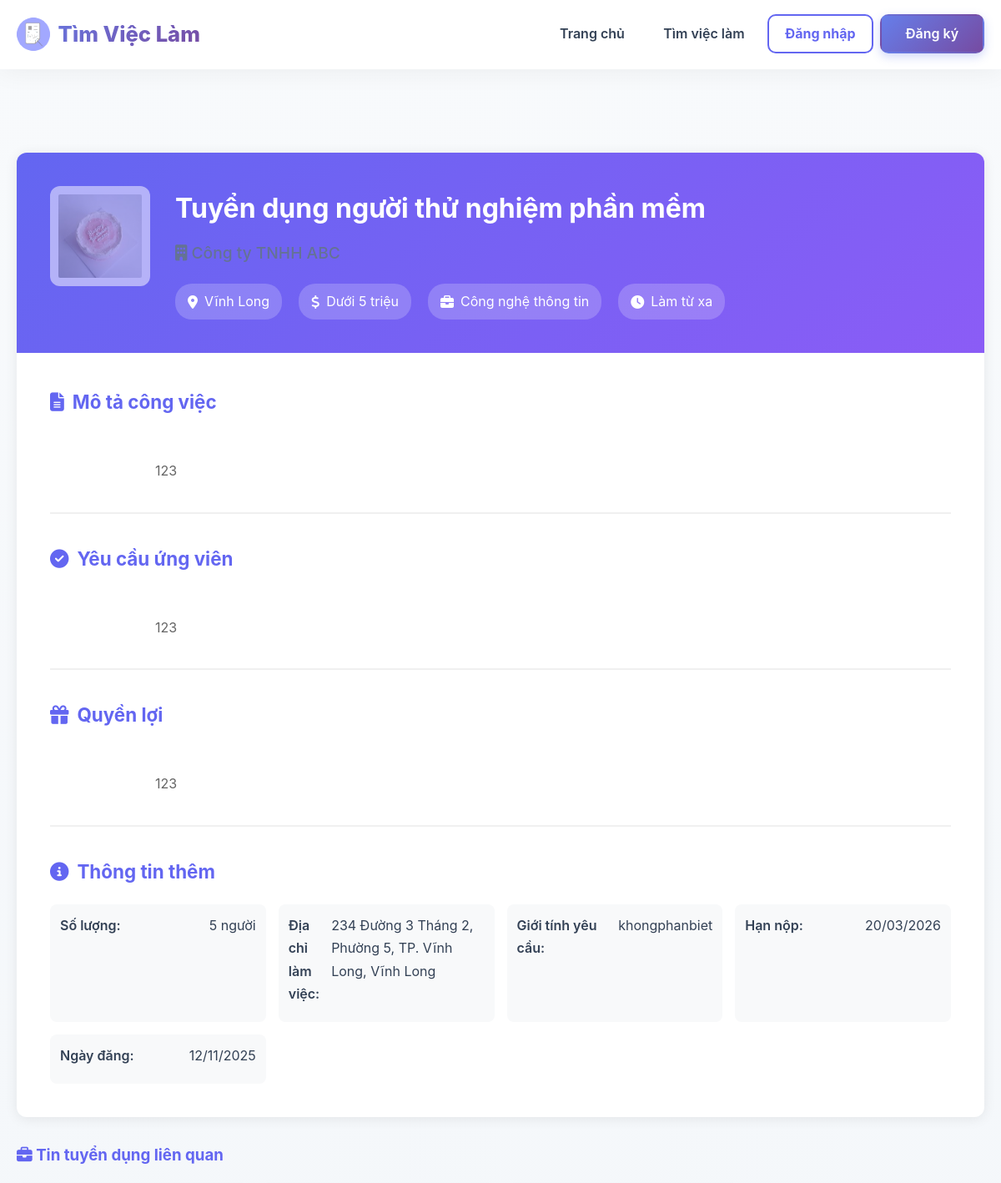
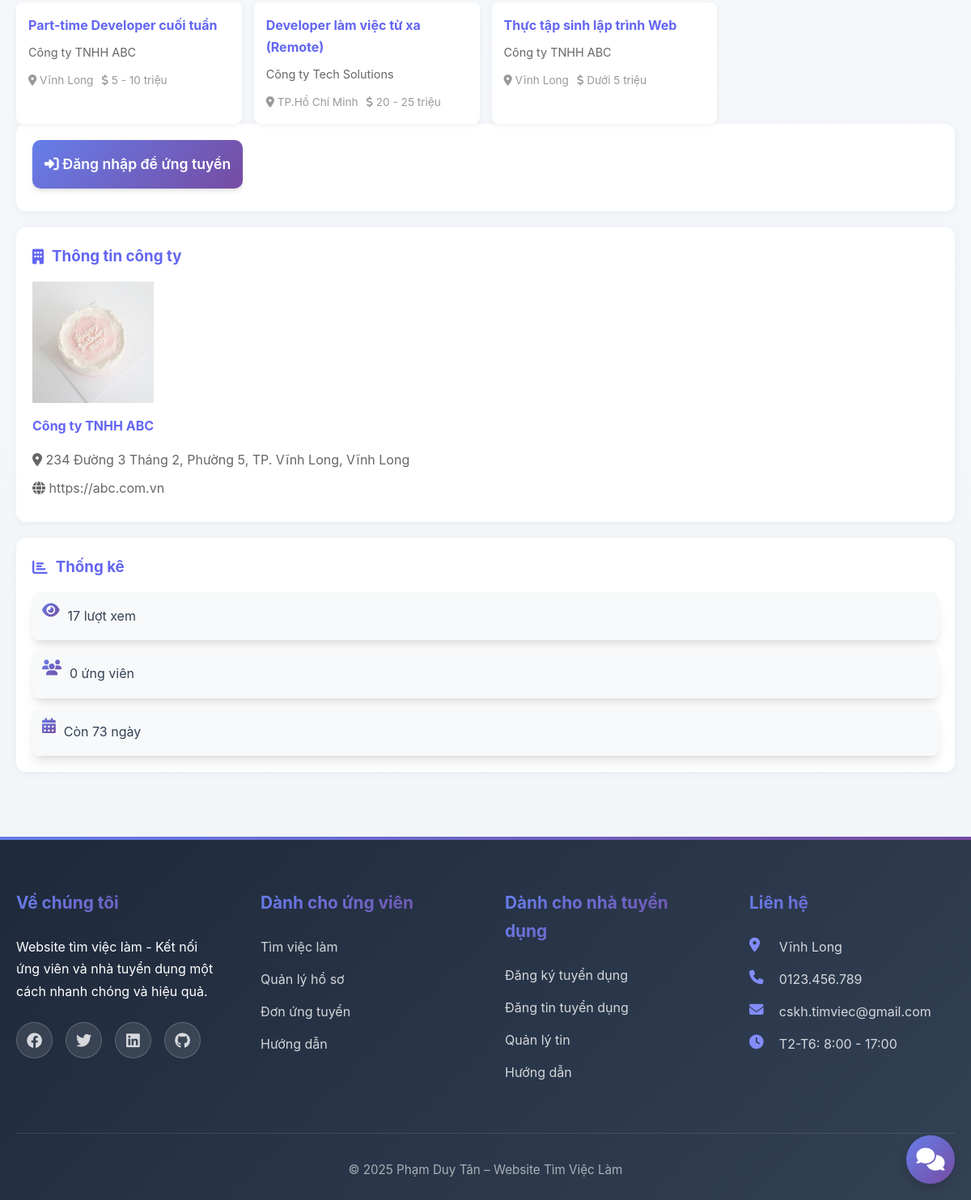
The app's page /tintuyendung/chitiet/13 with its own data (2 pictures, top to bottom).
### tables this page shows
CREATE TABLE `tintuyendung` (
  `id` int(11) NOT NULL,
  `nguoidung_id` int(11) NOT NULL COMMENT 'ID nhà tuyển dụng',
  `tieude` varchar(500) NOT NULL,
  `nganhnghe_id` int(11) NOT NULL,
  `mucluong_id` int(11) DEFAULT NULL,
  `loaicongviec_id` int(11) DEFAULT NULL,
  `tinhthanh_id` int(11) DEFAULT NULL,
  `diachilamviec` text DEFAULT NULL,
  `soluong` int(11) DEFAULT 1,
  `gioitinh_yc` enum('nam','nu','khongphanbiet') DEFAULT 'khongphanbiet',
  `mota` text DEFAULT NULL,
  `yeucau` text DEFAULT NULL,
  `quyenloi` text DEFAULT NULL,
  `ngayhethan` date NOT NULL,
  `trangthai` enum('choduyet','dangmo','hethan','dong','an') DEFAULT 'choduyet',
  `luotxem` int(11) DEFAULT 0,
  `ngaydang` datetime DEFAULT current_timestamp(),
  `ngaycapnhat` datetime DEFAULT current_timestamp() ON UPDATE current_timestamp()
);

CREATE TABLE `thongtinnhatuyendung` (
  `id` int(11) NOT NULL,
  `nguoidung_id` int(11) NOT NULL,
  `tencongty` varchar(255) NOT NULL,
  `masothue` varchar(50) DEFAULT NULL,
  `diachi_congty` text DEFAULT NULL,
  `website` varchar(255) DEFAULT NULL,
  `logo` varchar(255) DEFAULT NULL,
  `mota` text DEFAULT NULL,
  `quymo` varchar(100) DEFAULT NULL,
  `linhvuc` varchar(255) DEFAULT NULL,
  `email_congty` varchar(255) DEFAULT NULL,
  `lydoyeucau` text DEFAULT NULL COMMENT 'Lý do muốn trở thành nhà tuyển dụng',
  `ngaygui` datetime DEFAULT current_timestamp(),
  `ngaycapnhat` datetime DEFAULT current_timestamp() ON UPDATE current_timestamp()
);

CREATE TABLE `tinhthanh` (
  `id` int(11) NOT NULL,
  `tentinh` varchar(255) NOT NULL,
  `trangthai` enum('hoatdong','an') DEFAULT 'hoatdong',
  `ngaytao` datetime DEFAULT current_timestamp()
);

CREATE TABLE `mucluong` (
  `id` int(11) NOT NULL,
  `tenmucluong` varchar(255) NOT NULL,
  `giatri_min` decimal(15,2) DEFAULT NULL,
  `giatri_max` decimal(15,2) DEFAULT NULL,
  `trangthai` enum('hoatdong','an') DEFAULT 'hoatdong',
  `ngaytao` datetime DEFAULT current_timestamp()
);

CREATE TABLE `nganhnghe` (
  `id` int(11) NOT NULL,
  `tennganh` varchar(255) NOT NULL,
  `mota` text DEFAULT NULL,
  `trangthai` enum('hoatdong','an') DEFAULT 'hoatdong',
  `ngaytao` datetime DEFAULT current_timestamp()
);

CREATE TABLE `loaicongviec` (
  `id` int(11) NOT NULL,
  `tenloai` varchar(255) NOT NULL,
  `mota` text DEFAULT NULL,
  `trangthai` enum('hoatdong','an') DEFAULT 'hoatdong',
  `ngaytao` datetime DEFAULT current_timestamp()
);

### app/controllers/TintuyendungController.php (called while the page is built, shortened)
<?php
require_once BASE_PATH . 'app/models/TinTuyenDungModel.php';
class TintuyendungController extends BaseController {
    private $tinModel;
    public function __construct() {
        $this->tinModel = new TinTuyenDungModel();
    }
    public function chitiet($id) {
        $tin = $this->tinModel->layChiTiet($id);
        $this->tinModel->tangLuotXem($id);
        $daUngTuyen = false;
        $cvHoSo = null;
        $tinLienQuan = $this->tinModel->timKiem('', $tin['nganhnghe_id'], null, null, null, 4, 0);
        $data = [
            'pageTitle' => $tin['tieude'],
            'tin' => $tin,
            'daUngTuyen' => $daUngTuyen,
            'cvHoSo' => $cvHoSo,
            'tinLienQuan' => $tinLienQuan
        ];
        $this->view('tintuyendung/chitiet', $data);
    }
}
?>

### app/core/Database.php (called while the page is built, shortened)
<?php
class Database {
    private static $instance = null;
    private $connection;
    private function __construct() {
        try {
            $this->connection = new PDO(
                "mysql:host=" . DB_HOST . ";dbname=" . DB_NAME . ";charset=utf8mb4",
                DB_USER,
                DB_PASS,
                [
                    PDO::ATTR_ERRMODE => PDO::ERRMODE_EXCEPTION,
                    PDO::ATTR_DEFAULT_FETCH_MODE => PDO::FETCH_ASSOC,
                    PDO::ATTR_EMULATE_PREPARES => false
                ]
            );
        } catch (PDOException $e) {
            error_log("Database connection failed: " . $e->getMessage());
            if (DEBUG_MODE) {
                die("Lỗi kết nối database: " . $e->getMessage());
            } else {
                die("Không thể kết nối đến cơ sở dữ liệu. Vui lòng thử lại sau.");
            }
        }
    }
    public static function getInstance() {
        if (self::$instance === null) {
            self::$instance = new self();
        }
        return self::$instance;
    }
    public function getConnection() {
        return $this->connection;
    }
}

### app/models/TinTuyenDungModel.php (called while the page is built, shortened)
<?php
class TinTuyenDungModel {
    private $db;
    private $table = 'tintuyendung';
    public function __construct() {
        $this->db = Database::getInstance()->getConnection();
    }
    public function layChiTiet($id) {
        $sql = "SELECT t.*, n.tennganh, tt.tentinh, m.tenmucluong, l.tenloai,
                nd.hoten, nd.email, nd.sodienthoai, nd.xacminh,
                nhatd.tencongty, nhatd.diachi_congty, nhatd.website, nhatd.logo,
                nhatd.mota as motacongty, nhatd.quymo, nhatd.linhvuc
                FROM " . $this->table . " t
                LEFT JOIN nganhnghe n ON t.nganhnghe_id = n.id
                LEFT JOIN tinhthanh tt ON t.tinhthanh_id = tt.id
                LEFT JOIN mucluong m ON t.mucluong_id = m.id
                LEFT JOIN loaicongviec l ON t.loaicongviec_id = l.id
                LEFT JOIN nguoidung nd ON t.nguoidung_id = nd.id
                LEFT JOIN thongtinnhatuyendung nhatd ON nd.id = nhatd.nguoidung_id
                WHERE t.id = :id";
        $stmt = $this->db->prepare($sql);
        $stmt->bindParam(':id', $id);
        $stmt->execute();
        return $stmt->fetch(PDO::FETCH_ASSOC);
    }
    public function timKiem($tukhoa = '', $nganhnghe = null, $tinhthanh = null, $mucluong = null, $loaicongviec = null, $limit = 20, $offset = 0) {
        $sql = "SELECT t.*, n.tennganh, tt.tentinh, m.tenmucluong, l.tenloai,
                nhatd.tencongty, nhatd.logo
                FROM " . $this->table . " t
                LEFT JOIN nganhnghe n ON t.nganhnghe_id = n.id
                LEFT JOIN tinhthanh tt ON t.tinhthanh_id = tt.id
                LEFT JOIN mucluong m ON t.mucluong_id = m.id
                LEFT JOIN loaicongviec l ON t.loaicongviec_id = l.id
                LEFT JOIN nguoidung nd ON t.nguoidung_id = nd.id
                LEFT JOIN thongtinnhatuyendung nhatd ON nd.id = nhatd.nguoidung_id
                WHERE t.trangthai = 'dangmo' AND t.ngayhethan >= CURDATE()";
        if ($nganhnghe) {
            $sql .= " AND t.nganhnghe_id = :nganhnghe";
        }
        $sql .= " ORDER BY t.ngaydang DESC LIMIT :limit OFFSET :offset";
        $stmt = $this->db->prepare($sql);
        if ($nganhnghe) {
            $stmt->bindParam(':nganhnghe', $nganhnghe, PDO::PARAM_INT);
        }
        $stmt->bindParam(':limit', $limit, PDO::PARAM_INT);
        $stmt->bindParam(':offset', $offset, PDO::PARAM_INT);
        $stmt->execute();
        return $stmt->fetchAll(PDO::FETCH_ASSOC);
    }
}
?>

### app/views/tintuyendung/chitiet.php (the view, shortened to what this page needs)
<?php require_once BASE_PATH . 'app/views/layouts/header.php'; ?>
<div class="container" style="margin-top: 100px;">
    <div class="row">
        <div class="col-md-8">
            <div class="job-detail-card">
                <div class="job-detail-header">
                    <div class="company-logo">
                        <?php if ($tin['logo']): ?>
                            <img src="<?php echo BASE_URL . 'uploads/logo/' . htmlspecialchars($tin['logo']); ?>"
                                 alt="<?php echo htmlspecialchars($tin['tencongty']); ?>">
                        <?php else: ?>
                            <div class="company-avatar-large">
                                <?php echo strtoupper(substr($tin['tencongty'], 0, 1)); ?>
                            </div>
                        <?php endif; ?>
                    </div>
                    <div class="job-detail-title">
                        <h1><?php echo htmlspecialchars($tin['tieude']); ?></h1>
                        <p class="company-name">
                            <i class="fas fa-building"></i>
                        </p>
                        <div class="job-meta">
                            <span><i class="fas fa-map-marker-alt"></i> <?php echo htmlspecialchars($tin['tentinh']); ?></span>
                            <span><i class="fas fa-dollar-sign"></i> <?php echo htmlspecialchars($tin['tenmucluong']); ?></span>
                            <span><i class="fas fa-briefcase"></i> <?php echo htmlspecialchars($tin['tennganh']); ?></span>
                            <span><i class="fas fa-clock"></i> <?php echo htmlspecialchars($tin['tenloai']); ?></span>
                        </div>
                    </div>
                </div>
                <div class="job-detail-body">
                    <div class="info-section">
                        <h3><i class="fas fa-file-alt"></i> Mô tả công việc</h3>
                        <div class="content">
                            <?php echo nl2br(htmlspecialchars($tin['mota'])); ?>
                        </div>
                    </div>
                    <div class="info-section">
                        <h3><i class="fas fa-check-circle"></i> Yêu cầu ứng viên</h3>
                        <div class="content">
                            <?php echo nl2br(htmlspecialchars($tin['yeucau'])); ?>
                        </div>
                    </div>
                    <?php if ($tin['quyenloi']): ?>
                    <div class="info-section">
                        <h3><i class="fas fa-gift"></i> Quyền lợi</h3>
                        <div class="content">
                            <?php echo nl2br(htmlspecialchars($tin['quyenloi'])); ?>
                        </div>
                    </div>
                    <?php endif; ?>
                    <div class="info-section">
                        <h3><i class="fas fa-info-circle"></i> Thông tin thêm</h3>
                        <div class="info-grid">
                            <div class="info-item">
                                <strong>Số lượng:</strong>
                                <span><?php echo htmlspecialchars($tin['soluong']); ?> người</span>
                            </div>
                            <?php if (!empty($tin['diachilamviec'])): ?>
                            <div class="info-item">
                                <strong>Địa chỉ làm việc:</strong>
                                <span><?php echo htmlspecialchars($tin['diachilamviec']); ?></span>
                            </div>
                            <?php endif; ?>
                            <?php if (!empty($tin['gioitinh_yc'])): ?>
                            <div class="info-item">
                                <strong>Giới tính yêu cầu:</strong>
                                <span><?php echo htmlspecialchars($tin['gioitinh_yc']); ?></span>
                            </div>
                            <?php endif; ?>
                            <div class="info-item">
                                <strong>Hạn nộp:</strong>
                                <span><?php echo date('d/m/Y', strtotime($tin['ngayhethan'])); ?></span>
                            </div>
                            <div class="info-item">
                                <strong>Ngày đăng:</strong>
                                <span><?php echo date('d/m/Y', strtotime($tin['ngaydang'])); ?></span>
                            </div>
                        </div>
                    </div>
                </div>
            </div>
            <?php if (!empty($tinLienQuan)): ?>
            <div class="related-jobs">
                <h3><i class="fas fa-briefcase"></i> Tin tuyển dụng liên quan</h3>
                <div class="jobs-grid">
                    <?php foreach ($tinLienQuan as $related): ?>
                        <?php if ($related['id'] != $tin['id']): ?>
                        <div class="job-card-small">
                            <h4>
                                <a href="<?php echo BASE_URL; ?>tintuyendung/chitiet/<?php echo $related['id']; ?>">
                                    <?php echo htmlspecialchars($related['tieude']); ?>
                                </a>
                            </h4>
                            <p><?php echo htmlspecialchars($related['tencongty']); ?></p>
                            <div class="job-tags">
                                <span><i class="fas fa-map-marker-alt"></i> <?php echo htmlspecialchars($related['tentinh']); ?></span>
                                <span><i class="fas fa-dollar-sign"></i> <?php echo htmlspecialchars($related['tenmucluong']); ?></span>
                            </div>
                        </div>
                        <?php endif; ?>
                    <?php endforeach; ?>
                </div>
            </div>
            <?php endif; ?>
        </div>
        <div class="col-md-4">
            <?php if (isset($_SESSION['nguoidung_id']) && $_SESSION['vaitro'] == 'ungvien'): ?>
                <?php if ($daUngTuyen): ?>
                    <div class="apply-box">
                        <button class="btn btn-secondary btn-block" disabled>
                            <i class="fas fa-check-circle"></i> Đã ứng tuyển
                        </button>
                        <p style="text-align: center; margin-top: 10px; color: #666;">
                            Bạn đã nộp đơn ứng tuyển vào vị trí này
                        </p>
                    </div>
                <?php else: ?>
                    <div class="apply-box">
                        <button class="btn btn-primary btn-block" data-toggle="modal" data-target="#applyModal">
                            <i class="fas fa-paper-plane"></i> Ứng tuyển ngay
                        </button>
                    </div>
                <?php endif; ?>
            <?php elseif (!isset($_SESSION['nguoidung_id'])): ?>
                <div class="apply-box">
                    <a href="<?php echo BASE_URL; ?>dangnhap" class="btn btn-primary btn-block">
                        <i class="fas fa-sign-in-alt"></i> Đăng nhập để ứng tuyển
                    </a>
                </div>
            <?php endif; ?>
            <div class="company-info-box">
                <h3><i class="fas fa-building"></i> Thông tin công ty</h3>
                <div class="company-details">
                    <?php if ($tin['logo']): ?>
                        <img src="<?php echo BASE_URL . 'uploads/logo/' . $tin['logo']; ?>"
                             alt="<?php echo htmlspecialchars($tin['tencongty']); ?>"
                             style="width: 100%; max-width: 150px; margin-bottom: 15px;">
                    <?php endif; ?>
                    <h4><?php echo htmlspecialchars($tin['tencongty']); ?></h4>
                    <?php if ($tin['diachi_congty']): ?>
                        <p><i class="fas fa-map-marker-alt"></i> <?php echo htmlspecialchars($tin['diachi_congty']); ?></p>
                    <?php endif; ?>
                    <?php if ($tin['website']): ?>
                        <p><i class="fas fa-globe"></i> <a href="<?php echo htmlspecialchars($tin['website']); ?>" target="_blank" rel="noopener noreferrer"><?php echo htmlspecialchars($tin['website']); ?></a></p>
                    <?php endif; ?>
                </div>
            </div>
            <div class="job-stats-box">
                <h3><i class="fas fa-chart-bar"></i> Thống kê</h3>
                <div class="stats">
                    <div class="stat-item">
                        <i class="fas fa-eye"></i>
                        <span><?php echo number_format($tin['luotxem']); ?> lượt xem</span>
                    </div>
                    <div class="stat-item">
                        <i class="fas fa-users"></i>
                        <span><?php echo number_format($tin['sodon'] ?? 0); ?> ứng viên</span>
                    </div>
                    <div class="stat-item">
                        <i class="fas fa-calendar-alt"></i>
                        <span>Còn <?php echo max(0, floor((strtotime($tin['ngayhethan']) - time()) / 86400)); ?> ngày</span>
                    </div>
                </div>
            </div>
        </div>
    </div>
</div>
<?php require_once BASE_PATH . 'app/views/layouts/footer.php'; ?>

### records on screen
tintuyendung: thongtinnhatuyendung.logo (picture), tieude "Tuyển dụng người thử nghiệm phần mềm", tinhthanh.tentinh "Vĩnh Long", mucluong.tenmucluong "Dưới 5 triệu", nganhnghe.tennganh "Công nghệ thông tin", loaicongviec.tenloai "Làm từ xa", mota "123", yeucau "123", quyenloi "123", soluong "5", diachilamviec "234 Đường 3 Tháng 2, Phường 5, TP. Vĩnh Long, Vĩnh Long", gioitinh_yc "khongphanbiet", ngayhethan "20/03/2026", ngaydang "12/11/2025", thongtinnhatuyendung.tencongty "Công ty TNHH ABC", thongtinnhatuyendung.diachi_congty "234 Đường 3 Tháng 2, Phường 5, TP. Vĩnh Long, Vĩnh Long", thongtinnhatuyendung.website "https://abc.com.vn", luotxem "17"
tintuyendung: tieude "Part-time Developer cuối tuần", thongtinnhatuyendung.tencongty "Công ty TNHH ABC", tinhthanh.tentinh "Vĩnh Long", mucluong.tenmucluong "5 - 10 triệu"
tintuyendung: tieude "Developer làm việc từ xa (Remote)", thongtinnhatuyendung.tencongty "Công ty Tech Solutions", tinhthanh.tentinh "TP.Hồ Chí Minh", mucluong.tenmucluong "20 - 25 triệu"
tintuyendung: tieude "Thực tập sinh lập trình Web", thongtinnhatuyendung.tencongty "Công ty TNHH ABC", tinhthanh.tentinh "Vĩnh Long", mucluong.tenmucluong "Dưới 5 triệu"

### other values on screen
$tin['sodon'] "0"
